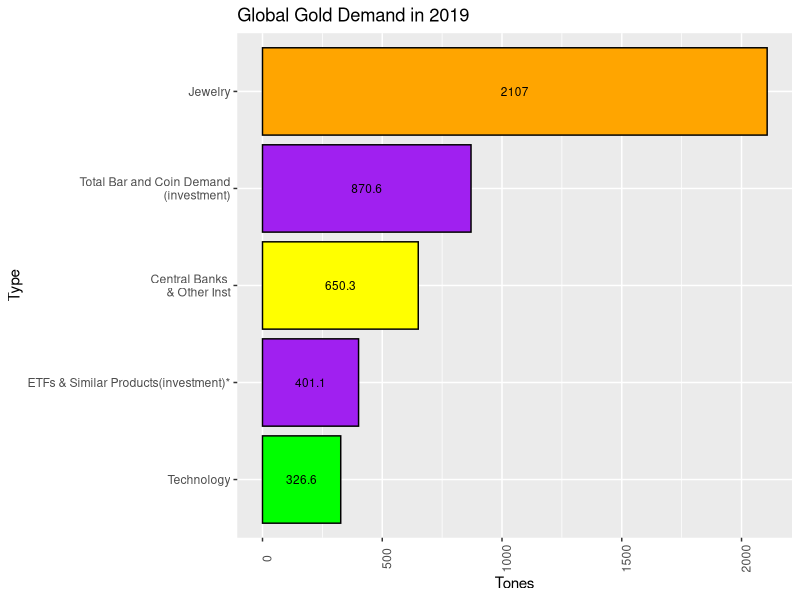
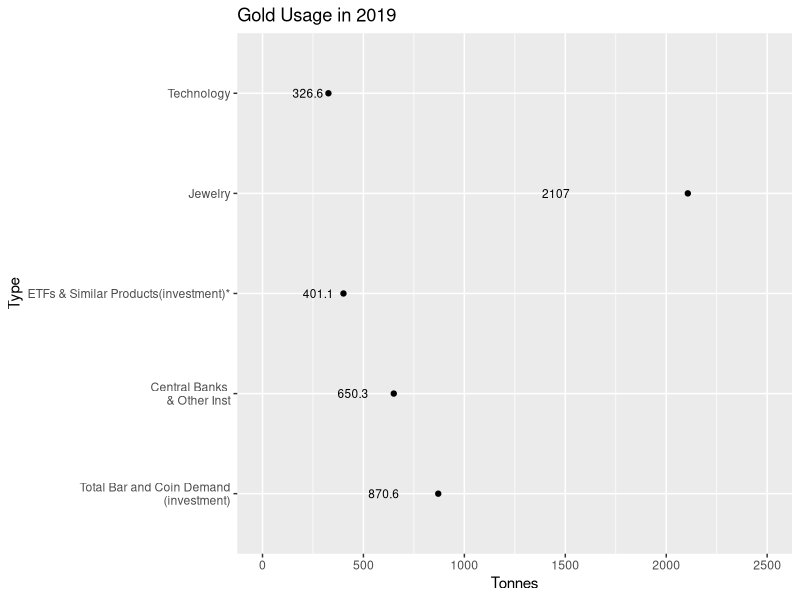

Reproduce these figures in R, in order.
library(tidyverse)
library(ggplot2)
library(dplyr)

data <- data.frame(name=c("Jewelry","Technology"," Total Bar and Coin Demand
                          (investment)",
                          "ETFs & Similar Products(investment)*","Central Banks 
                          & Other Inst"),
                   values=c(2107.00,326.6,870.6,401.1,650.3))
view(data)

ggplot(data, aes(y= reorder(name, values), x=values, fill = name))+
  geom_bar(color="Black", position = "stack", stat="identity")+
  theme(axis.text.x = element_text(angle = 90))+
  geom_text(aes(label=values), size=3,
            position = position_stack(vjust = 0.5))+
  labs(x = "Tones",
       y = "Type", 
       title = "Gold Usage in 2019",
       fill = "Region")+
  labs(title="Global Gold Demand in 2019")+
  scale_fill_manual(values=c("purple", "yellow", "purple", "orange","green"),
                    na.value = "gray30")+
  theme(legend.position = 'none')


ggplot(data, aes(y= name, x=values))+
  geom_point(color="Black", position = "identity", stat="identity")+xlim(0,2500)+
  geom_text(aes(label=values), size=3,
            position = position_stack(vjust = 0.69))+labs(x = "Tonnes",
       y = "Type", 
       title = "Gold Usage in 2019")+ theme(legend.position = 'none')






